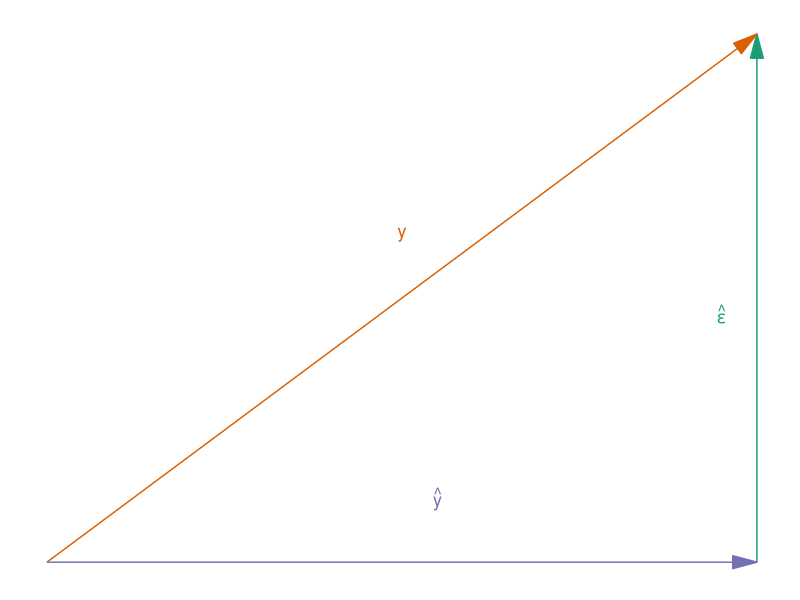
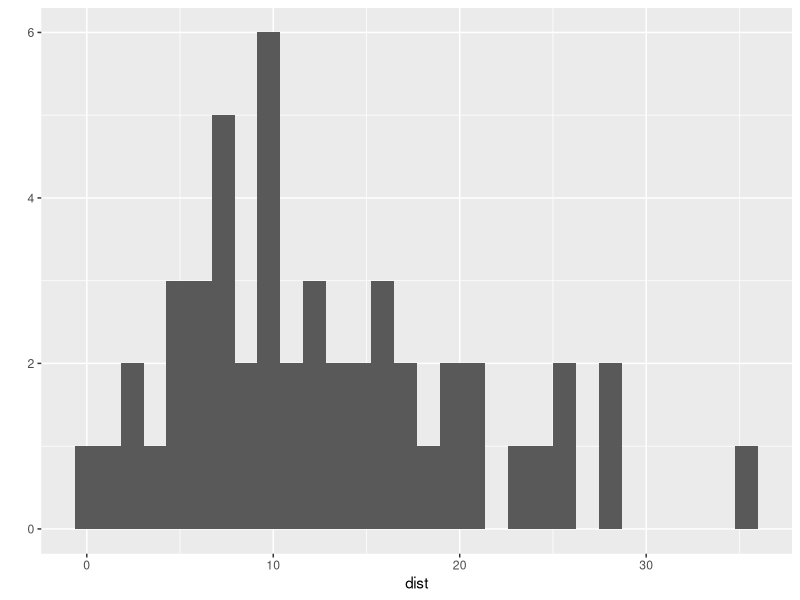
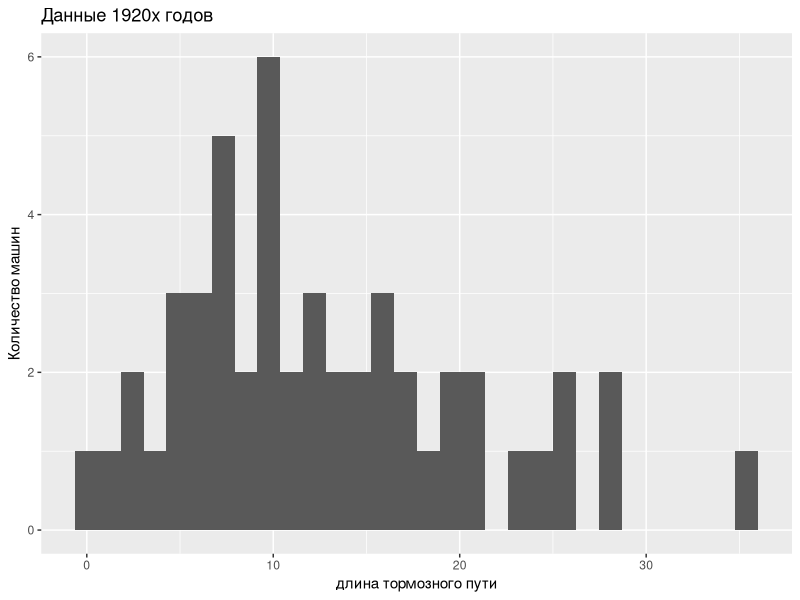
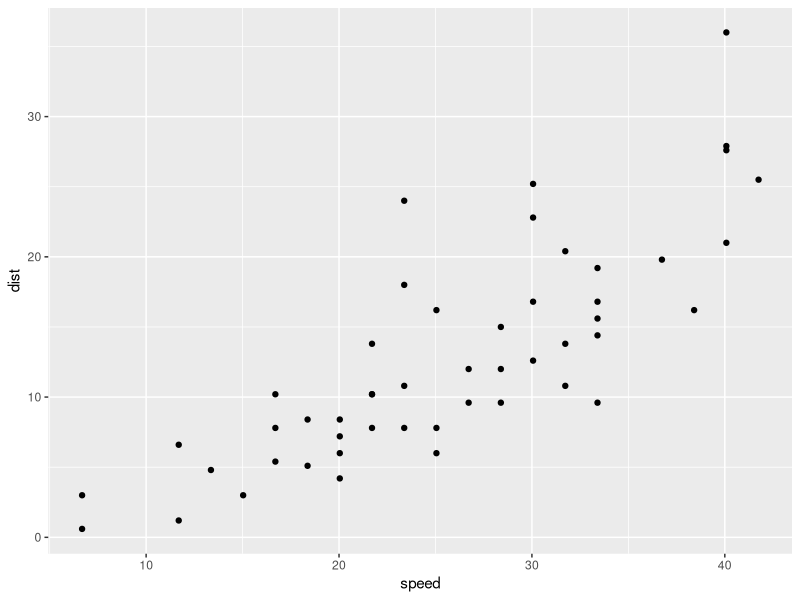
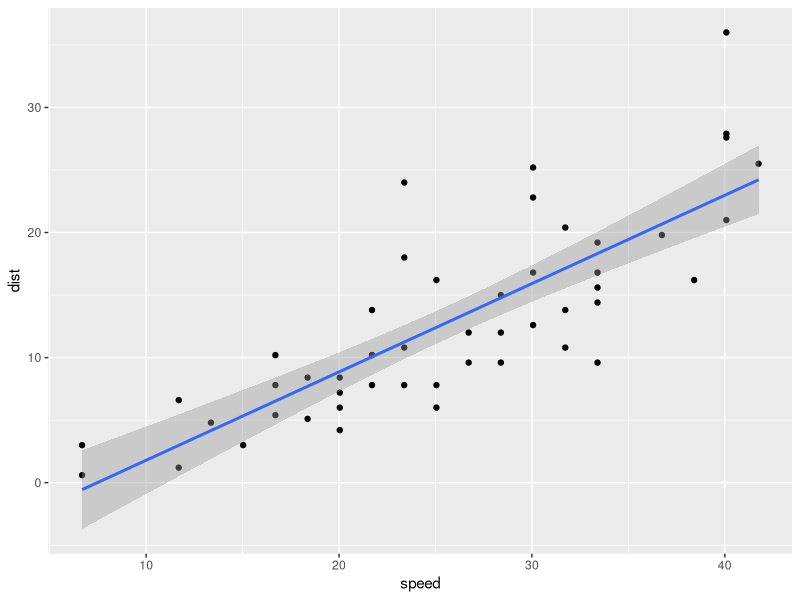
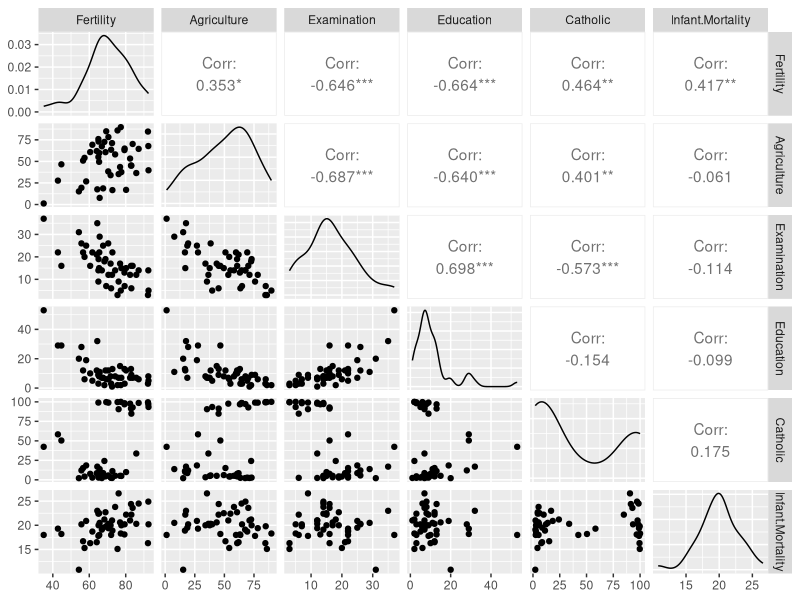

Generate these figures, in order, with R:
## ---- chunk 1
knitr::opts_chunk$set(cache = T)   # кэш превыше всего!!)
library(knitr)        # нужен для ф-ии kable
library(grid)
library(ggplot2)
library(dplyr)    # для обработки данных
library(GGally)   # для матриц диаграмм рассеивания
library(psych)    # для описательных статистик
## ---- chunk 2
# kable(data.frame(c("Вася", "Коля", "Петя"), 
#                  c(60,70,80),
#                  c(170, 170, 181)),
#       col.names = c("", "рост, см", "вес, кг"))
## ---- chunk 3
sml <- data.frame(name = rep(c("y", "y_hat", "eps"), each = 2),
                  x = c(0, 1, 0, 1, 1, 1),
                  y = c(0, 1, 0, 0, 0, 1))
annotext <- data.frame(x = c(0.5, 0.55, 0.95),
                       y = c(0.62, 0.12, 0.47),
                       label = c("y", "hat(y)", "hat(epsilon)"),
                       color = c("y", "y_hat", "eps"))
myarrow <- arrow(angle = 15, ends = "last", type = "closed") # grid library
ggplot(data = sml, aes(x, y)) +
  geom_line(aes(group = name, color = name), arrow = myarrow) +
  # bспользуем вторую aes из data.frame annotext
  geom_text(data = annotext,
            aes(x = x, y = y, label = label, color = color, size = 6),
            parse = T) +
  # # Можно еще вот так (много повторов, второй aes решает эту проблему):
  # geom_text(aes(x = 0.5, y = 0.62, label = "y", color = "y", size = 6)) +
  # geom_text(aes(x = 0.55, y = 0.12, label = "hat(y)", color = "y_hat", size = 6), parse = T) +
  # geom_text(aes(x = 0.95, y = 0.47, label = "hat(epsilon)", color = "eps", size = 6), parse = T) +
  # # Или вот так; это изящней всего, но цвет так и не смог прикрутить(((
  # annotate("text",
  #          size = 6,
  #          parse = TRUE,
  #          # color = "red",
  #          x = c(0.5, 0.55, 0.95),
  #          y = c(0.62, 0.12, 0.47),
  #          label = c("y", "hat(y)", "hat(epsilon)")) +
  theme_classic() +
  theme(line = element_blank(),
        text = element_blank(),
        title = element_blank(),
        legend.position = "none") +
  scale_color_brewer(palette = "Dark2")
## ---- chunk 4
5 + 6 # используем консольный режим аки калькулятор
factorial(10) # чуть посложнее))

# присвоим переменную
b <- 11 # стиль диктует!
5 -> a  # потому что можно и так
a + b   # и все работает

# R чувствителен к регистру
A <- 55
a + A  # выдаст 60
## ---- chunk 5
y <- c(3, -2, 5, 6, NA, 9)
y + 2
## ---- chunk 6
0/0 # выдаст NaN - not a number
1/0 # выдаст Inf - бесконечность
1/Inf # выдаст 0
atan(Inf) # pi/2
pi/2      # действительно сходится
## ---- chunk 7
z <- 200:300
z
## ---- chunk 8
# Создадим два вектора
x <- c(23, 15, 46, NA)
z <- c(5, 6, NA, 8)

mean(x) # из=за  наличия NA выдаст NA
mean(x, na.rm = T) # пропускаем NA
mean(z, na.rm = T) # пропускаем NA

sum(x)
sum(x, na.rm = T)

## ---- chunk 9
d <- data.frame(rost = x, ves = z)
d
## ---- chunk 10
d[4, 1]
d[3, 1]

d[2,] # вся строка
d[,2] # весь столюец

d$rost
d$ves
## ---- chunk 11
mylist <- list(a = 7, b = 10:20, table = d)
mylist
## ---- chunk 12
?predict
?describe # из пакета psych
help(predict)
?lm
## ---- chunk 13
d <- cars
str(d) # структура данных
glimpse(d) # выдает бооольше данных

?cars # просто читаем про набор данных
head(d) # первые 6 строк
tail(d) # последние 6 строк

describe(d) # описательные статистики
ncol(d) # число переменных
nrow(d) # число наблюдений

mean(d$speed)

# Приведем данные в божеский вид
d2 <- mutate(d, 
             speed = 1.67 * speed, 
             dist = 0.3 * dist,
             ratio = dist/speed)
glimpse(d2)
## ---- chunk 14
qplot(data = d2, dist)
## ---- chunk 15
qplot(data = d2, 
      dist,
      xlab = "длина тормозного пути",
      ylab = "Количество машин",
      main = "Данные 1920х годов")
## ---- chunk 16
qplot(data = d2, speed, dist)
## ---- chunk 17
# заключая команду в круглые скобки мы сразу выводим ее результат
(model <-  lm(data = d2, dist ~ speed)) 
# зависимая переменная пишется сначала, а после тильды через плюс пишутся все регрессоры
## ---- chunk 18
(beta_hat <- coef(model))
## ---- chunk 19
(eps_hat <- residuals(model))
## ---- chunk 20
(y <- d2$dist)
## ---- chunk 21
(y_hat <- fitted(model)) # fitted - "подогнанный"
## ---- chunk 22
(RSS <- deviance(model))
## ---- chunk 23
(TSS <- sum((y - mean(y))^2))
## ---- chunk 24
(ESS <- TSS - RSS)
## ---- chunk 25
(R2 <- ESS/TSS )
(R2 <- cor(y, y_hat)^2) # выборочная корреляция
## ---- chunk 26
(X <- model.matrix(model))
## ---- chunk 27
# создадим новый набор данных, состоящий из двух наблюдений 40 и 60 км/ч
(nd <- data.frame(speed = c(40, 60)))
## ---- chunk 28
(predict(model, nd))
## ---- chunk 29
qplot(data = d2, speed, dist) + 
  stat_smooth(method = "lm")
## ---- chunk 30
t <- swiss
?swiss
glimpse(t) # быстрый взгляд рна данные
describe(t) # описательные статистики

ggpairs(t) # позволяет нарисовать диаграммы орассеивания сразу по всем переменным в наборе данных

## ---- chunk 31
model2 <- lm(data = t,
            Fertility ~ Agriculture + Education + Catholic)
coef(model2)
## ---- chunk 32
fitted(model2) # y_hat
residuals(model2) # eps_hat
deviance(model2) # RSS

# третий способ получить R2
report <- summary(model2) # отчет по модели
report$r.squared  # R2

cor(t$Fertility, fitted(model2))^2 # корреляция между исходной и спрогнозированной переменной (R2)

## ---- chunk 33
nd2 <- data.frame(Agriculture = 0.5, 
                  Catholic = 0.5, 
                  Education = 20)
predict(model2, nd2)

